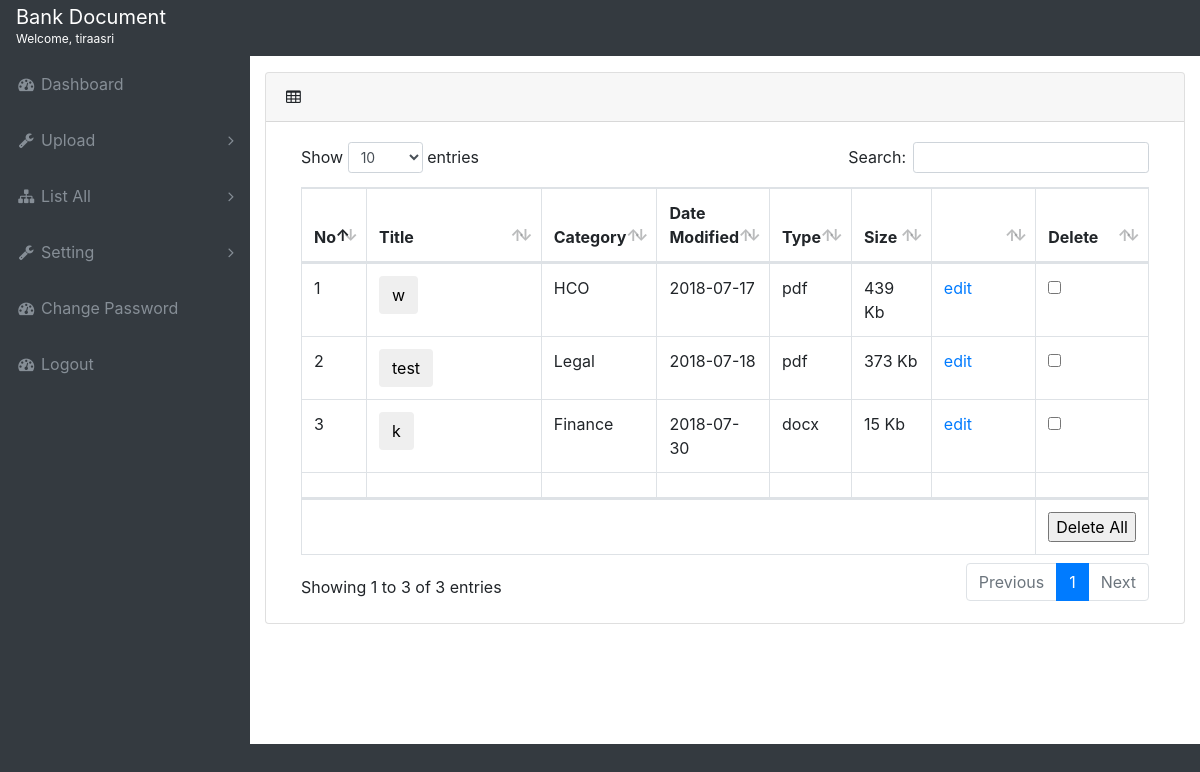
Screenshot of /department.php (signed in) with the database file from the repository.
### tables this page shows
CREATE TABLE `download` (
  `id` int(11) NOT NULL,
  `tanggal_upload` date NOT NULL,
  `nama_file` varchar(100) NOT NULL,
  `category` varchar(30) NOT NULL,
  `tipe_file` varchar(10) NOT NULL,
  `ukuran_file` varchar(20) NOT NULL,
  `file` varchar(255) NOT NULL,
  `count` int(10) NOT NULL
);

### department.php (the view, shortened to what this page needs)
<!DOCTYPE html>
<html lang="en">
<head>
  <link href="vendor/bootstrap/css/bootstrap.min.css" rel="stylesheet">
  <link href="vendor/font-awesome/css/font-awesome.min.css" rel="stylesheet" type="text/css">
  <link href="vendor/datatables/dataTables.bootstrap4.css" rel="stylesheet">
  <link href="css/sb-admin.css" rel="stylesheet">
</head>
<body class="fixed-nav sticky-footer bg-dark" id="page-top">
    <?php include'template/sidebar.php'; ?>
<?php
    include 'template/connect.php';
    $getname= $_GET['name'];
    $query = mysqli_query($connect,"SELECT * FROM `download` WHERE category LIKE '%$getname%'");
    ?>
<div class="content-wrapper">
    <div class="container-fluid">
      <div class="card mb-3">
        <div class="card-header">
          <i class="fa fa-table"></i> <?php  echo $getname; ?>
        </div>
        <div class="card-body">
          <div class="table-responsive">
               <form  method="post" action="department_proses.php">
            <table class="table table-bordered" id="dataTable" width="100%" cellspacing="0">
              <thead>
           <tr>
           <th width="5%" >No</th>
                            <th width="35%">Title</th>
                            <th width="12%">Category</th>
                            <th width="10%">Date Modified</th>
                            <th width="5%">Type</th>
                            <th width="10%">Size</th>
                            <th width="20%"></th>
                 <?php
                if(($_SESSION['role']=='uploader')||($_SESSION['role']=='administrator')){
              ?>
                <th width="20%">Delete</th>
                    <?php
                }   elseif($_SESSION['role']=='downloader'){
                    ?>
                  <th width="20%">Download</th>
               <?php } ?>
                        </tr>
                    </thead>
                    <tbody>
                    <?php
                        $no=1;
                        while($result= $query->fetch_array()){
                            $size= round($result['ukuran_file']/1000);
                          echo "
                                <tr>
                                    <td>".$no."</td>
                                    ";
                            ?>
                            <td>
                                <button type="button" class="btn" data-toggle="modal" data-target="#myModals<?php echo $result['id'];?>"> <?= $result['nama_file'] ?></button>
                             <div id="myModals<?php echo $result['id'];?>" class="modal fade" role="dialog">
                            <?php
                            echo"
                                    <td>".$result['category']."</td>
                                    <td>".$result['tanggal_upload']."</td>
                                    <td>".$result['tipe_file']."</td>
                                    <td>".$size." Kb</td>
                                    <td>
                            ";
                           if(($_SESSION['role']=='uploader')||($_SESSION['role']=='administrator')){
                               echo"
                                        <a href='edit_doc.php?id=".$result['id']."'>edit</a>
                                ";
                            ?>
                                    </td>
                <td><input class="chk_boxes1" name="checkbox[]" type="checkbox" value="<?php echo $result['id']; ?>"></td>
              </tr>
                            <?php
                            }
                            elseif($_SESSION['role']=='downloader'){
                                ?>
                        </td>
                          <td><input class="chk_download1" name="files[]" type="checkbox" value="<?php echo $result['file']; ?>"></td>
                        <?php
                            }else {
                            }
                            $no++;
                        }
                    ?>
                    </tbody>
           <thead>
           <tr>
           <th width="5%" ></th>
                            <th width="35%"></th>
                            <th width="12%"></th>
                            <th width="10%"></th>
                            <th width="5%"></th>
                            <th width="10%"></th>
                            <th width="20%"></th>
                 <?php
                if(($_SESSION['role']=='uploader')||($_SESSION['role']=='administrator')){
              ?>
                <th width="20%"></th>
                    <?php
                }   elseif($_SESSION['role']=='downloader'){
                    ?>
                  <th width="20%"></th>
               <?php } ?>
                        </tr>
                    </thead>
              <tbody>
                  <?php
                if(($_SESSION['role']=='uploader')||($_SESSION['role']=='administrator')){
              ?>
              <tr>
<td colspan="7"></td><td  align="center" bgcolor="#FFFFFF"><input name="delete" type="submit" value="Delete All">
                </td>
</tr>
              <?php
                } ?>
              </tbody>
          </table>
          </form>
  </div>
</body>
</html>

### css/sb-admin.css (style rules this page uses)
html { position: relative; min-height: 100%; }
body { overflow-x: hidden; }
body.sticky-footer { margin-bottom: 56px; }
body.sticky-footer .content-wrapper { min-height: calc(100vh - 56px - 56px); }
body.fixed-nav { padding-top: 56px; }
.content-wrapper { min-height: calc(100vh - 56px); padding-top: 1rem; }
.content-wrapper { overflow-x: hidden; background: white; }
@media (min-width: 992px) { .content-wrapper { margin-left: 250px; } }

### rows the page displays
download: nama_file "w", category "HCO", tanggal_upload "2018-07-17", tipe_file "pdf", ukuran_file "439"
download: nama_file "test", category "Legal", tanggal_upload "2018-07-18", tipe_file "pdf", ukuran_file "373"
download: nama_file "k", category "Finance", tanggal_upload "2018-07-30", tipe_file "docx", ukuran_file "15"

### other values shown
$_SESSION['login_user'] "tiraasri"
